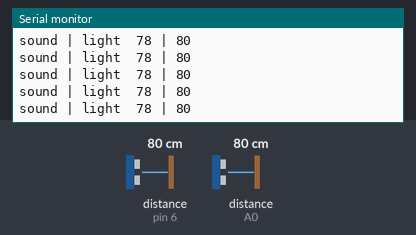
Bench run of a sketch on a simulated Arduino Uno, built with avr-gcc and run on an emulated ATmega328P. On the bench: the last lines printed to the serial monitor. Wiring (inferred from the names in the program): ultrasonic range finder: trigger pin 5; echo pin 6. The inputs (shaded band) are chosen by the test bench; at power-on: distance to the obstacle (sensors on A0, pin 6) 80 cm. The echo pulse lasts 58.3 µs per cm.

Above: at 2.2 s.
2.3 s: distance to the obstacle (sensor on A0) set to 120 cm
At 2.53 s:
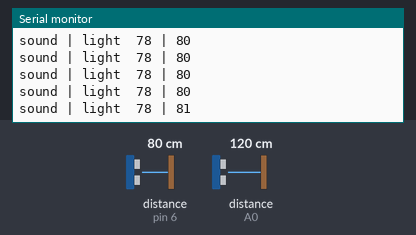
5.3 s: distance to the obstacle (sensor on pin 6) set to 2 cm
At 5.41 s:
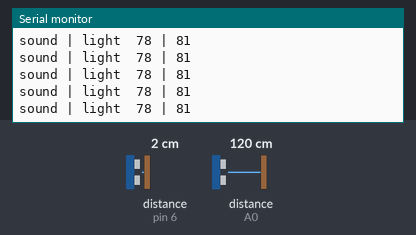
6.8 s: distance to the obstacle (sensor on pin 6) set to 4 cm
At 6.87 s:
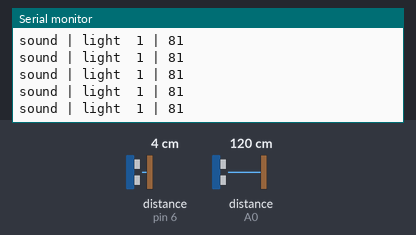
8.3 s: distance to the obstacle (sensor on A0) set to 2 cm
At 8.32 s:
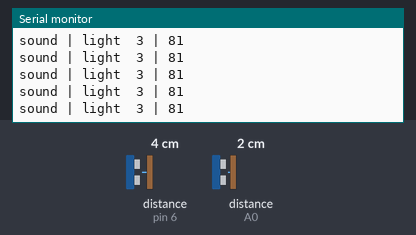
Timing chart, 0 to 10.8 s (numbered marks = the images above; inputs shaded):
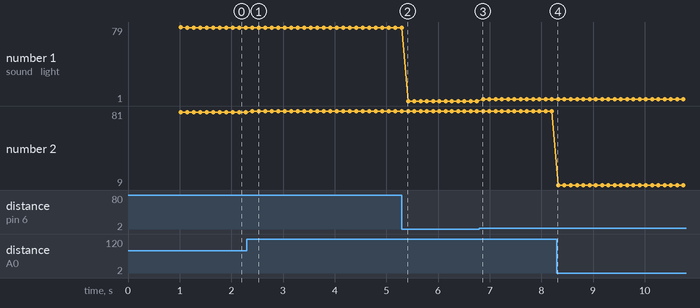

The sketch:

compare-sensors.ino
```cpp
#include <SharpIR.h>

#define LIGHT_SENSOR_PIN A0
#define LIGHT_SENSOR_MODEL 1080
#define SONIC_SENSOR_TRIGGER_PIN 5
#define SONIC_SENSOR_ECHO_PIN 6

SharpIR sharpIR(LIGHT_SENSOR_PIN, LIGHT_SENSOR_MODEL);

void setup() {
  Serial.begin(115200);

  // Sonic sensor
  pinMode(SONIC_SENSOR_ECHO_PIN, INPUT);
  pinMode(SONIC_SENSOR_TRIGGER_PIN, OUTPUT);
  digitalWrite(SONIC_SENSOR_TRIGGER_PIN, LOW);

  // Light sensor


  delay(1000);
}

void loop() {
  digitalWrite(SONIC_SENSOR_TRIGGER_PIN, HIGH);
  delayMicroseconds(10);
  digitalWrite(SONIC_SENSOR_TRIGGER_PIN, LOW);

  unsigned long time_d = pulseIn(SONIC_SENSOR_ECHO_PIN, HIGH);
  unsigned int dis_s = 0.017 * time_d;

  unsigned int dis_l = sharpIR.distance();

  Serial.print("sound | light\t");
  Serial.print(dis_s);
  Serial.print(" | ");
  Serial.println(dis_l);
  delay(100);


}
```

Measured:
- after the input at 2.3 s, the serial monitor: prints a new line after 0.11 s (image 1)
- plotted number 1: 78 → 1 after the input at 5.3 s, 1 → 3 after the input at 6.8 s
- plotted number 2: 80 → 81 after the input at 2.3 s, 81 → 9 after the input at 8.3 s
